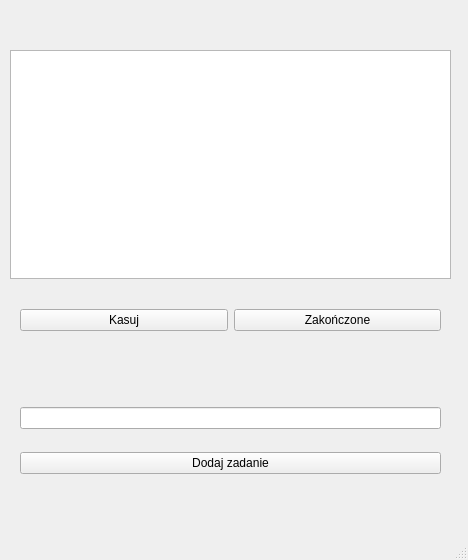
<?xml version="1.0" encoding="UTF-8"?>
<ui version="4.0">
 <class>MainWindow</class>
 <widget class="QMainWindow" name="MainWindow">
  <property name="geometry">
   <rect>
    <x>0</x>
    <y>0</y>
    <width>468</width>
    <height>560</height>
   </rect>
  </property>
  <property name="windowTitle">
   <string>MainWindow</string>
  </property>
  <widget class="QWidget" name="centralwidget">
   <widget class="QWidget" name="gridLayoutWidget">
    <property name="geometry">
     <rect>
      <x>10</x>
      <y>290</y>
      <width>441</width>
      <height>61</height>
     </rect>
    </property>
    <layout class="QGridLayout" name="gridLayout">
     <property name="leftMargin">
      <number>10</number>
     </property>
     <property name="rightMargin">
      <number>10</number>
     </property>
     <item row="1" column="0">
      <widget class="QPushButton" name="btnKasuj">
       <property name="text">
        <string>Kasuj</string>
       </property>
      </widget>
     </item>
     <item row="1" column="1">
      <widget class="QPushButton" name="btnKoniecZadania">
       <property name="text">
        <string>Zakończone</string>
       </property>
      </widget>
     </item>
    </layout>
   </widget>
   <widget class="QListView" name="listView">
    <property name="geometry">
     <rect>
      <x>10</x>
      <y>50</y>
      <width>441</width>
      <height>229</height>
     </rect>
    </property>
   </widget>
   <widget class="QWidget" name="verticalLayoutWidget">
    <property name="geometry">
     <rect>
      <x>10</x>
      <y>390</y>
      <width>441</width>
      <height>101</height>
     </rect>
    </property>
    <layout class="QVBoxLayout" name="verticalLayout">
     <property name="leftMargin">
      <number>10</number>
     </property>
     <property name="rightMargin">
      <number>10</number>
     </property>
     <item>
      <widget class="QLineEdit" name="lineEdit"/>
     </item>
     <item>
      <widget class="QPushButton" name="btnDodaj">
       <property name="text">
        <string>Dodaj zadanie</string>
       </property>
      </widget>
     </item>
    </layout>
   </widget>
  </widget>
  <widget class="QMenuBar" name="menubar">
   <property name="geometry">
    <rect>
     <x>0</x>
     <y>0</y>
     <width>468</width>
     <height>22</height>
    </rect>
   </property>
  </widget>
  <widget class="QStatusBar" name="statusbar"/>
 </widget>
 <resources/>
 <connections/>
</ui>
